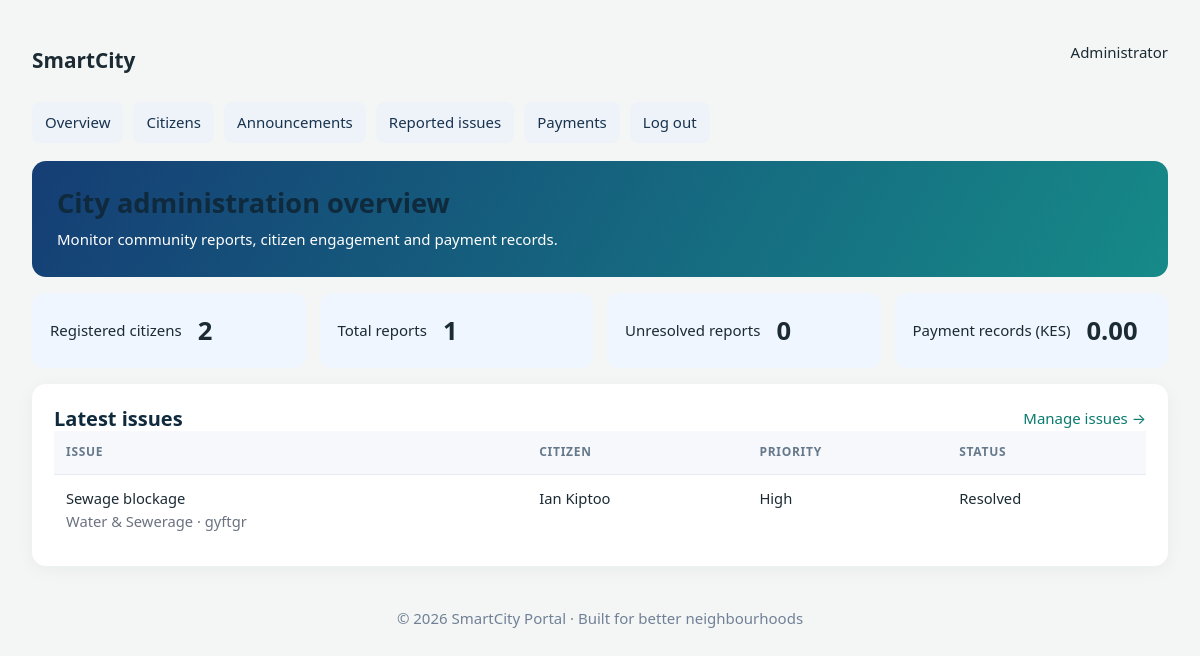
Screenshot of /admin (signed in) with the database file from the repository.
### tables this page shows
CREATE TABLE issues (
      id INTEGER PRIMARY KEY AUTOINCREMENT, citizen_id INTEGER NOT NULL, title TEXT NOT NULL,
      category TEXT NOT NULL, priority TEXT NOT NULL, location TEXT NOT NULL, description TEXT NOT NULL,
      status TEXT NOT NULL DEFAULT 'Received', created_at TEXT NOT NULL DEFAULT CURRENT_TIMESTAMP,
      FOREIGN KEY(citizen_id) REFERENCES citizens(id)
    );

CREATE TABLE citizens (
      id INTEGER PRIMARY KEY AUTOINCREMENT, first_name TEXT NOT NULL, last_name TEXT NOT NULL,
      email TEXT NOT NULL UNIQUE, phone TEXT NOT NULL, national_id TEXT NOT NULL,
      ward TEXT NOT NULL, password_hash TEXT NOT NULL, points INTEGER NOT NULL DEFAULT 0,
      created_at TEXT NOT NULL DEFAULT CURRENT_TIMESTAMP
    );

### app.py (the view)
@app.route("/admin")
@admin_required
def admin_dashboard():
    conn=db()
    stats={"citizens":conn.execute("SELECT COUNT(*) FROM citizens").fetchone()[0],
           "issues":conn.execute("SELECT COUNT(*) FROM issues").fetchone()[0],
           "open_issues":conn.execute("SELECT COUNT(*) FROM issues WHERE status!='Resolved'").fetchone()[0],
           "payments":conn.execute("SELECT COALESCE(SUM(amount),0) FROM payments").fetchone()[0]}
    issues=conn.execute("SELECT i.*,c.first_name,c.last_name FROM issues i JOIN citizens c ON c.id=i.citizen_id ORDER BY i.id DESC LIMIT 6").fetchall()
    return render_template("admin_dashboard.html",stats=stats,issues=issues)

### app.py (called while the page is built)
def db():
    if "db" not in g:
        g.db = sqlite3.connect(app.config["DATABASE"])
        g.db.row_factory = sqlite3.Row
        g.db.execute("PRAGMA foreign_keys = ON")
    return g.db

def admin_required(fn):
    @wraps(fn)
    def wrapper(*args, **kwargs):
        if session.get("admin_id") is None:
            flash("Please sign in as an administrator.", "error")
            return redirect(url_for("admin_login"))
        return fn(*args, **kwargs)
    return wrapper

@app.context_processor
def shared_context():
    return {"current_citizen": current_citizen() if session.get("citizen_id") else None,
            "is_admin": bool(session.get("admin_id"))}

### templates/admin_dashboard.html
{% extends "base.html" %}{% block title %}Admin overview &middot; SmartCity{% endblock %}{% block content %}
<div class="hero-mini">
 <h1>
  City administration overview
 </h1>
 <p>
  Monitor community reports, citizen engagement and payment records.
 </p>
</div>
<div class="cards" style="margin-top:16px">
 <div class="stat">
  <span>
   Registered citizens
  </span>
  <strong>
   {{stats.citizens}}
  </strong>
 </div>
 <div class="stat">
  <span>
   Total reports
  </span>
  <strong>
   {{stats.issues}}
  </strong>
 </div>
 <div class="stat">
  <span>
   Unresolved reports
  </span>
  <strong>
   {{stats.open_issues}}
  </strong>
 </div>
 <div class="stat">
  <span>
   Payment records (KES)
  </span>
  <strong>
   {{'%.2f'|format(stats.payments)}}
  </strong>
 </div>
</div>
<div class="panel">
 <div class="topline">
  <h2>
   Latest issues
  </h2>
  <a href="{{url_for('admin_issues')}}">
   Manage issues &rarr;
  </a>
 </div>
 <div class="table-wrap">
  <table>
   <tr>
    <th>
     Issue
    </th>
    <th>
     Citizen
    </th>
    <th>
     Priority
    </th>
    <th>
     Status
    </th>
   </tr>
   {% for i in issues %}
   <tr>
    <td>
     {{i.title}}
     <br/>
     <span class="muted">
      {{i.category}} &middot; {{i.location}}
     </span>
    </td>
    <td>
     {{i.first_name}} {{i.last_name}}
    </td>
    <td>
     {{i.priority}}
    </td>
    <td>
     {{i.status}}
    </td>
   </tr>
   {% else %}
   <tr>
    <td colspan="4">
     No issues have been submitted yet.
    </td>
   </tr>
   {% endfor %}
  </table>
 </div>
</div>
{% endblock %}

### static/css/style.css (style rules this page uses)
:root { --navy: #0f2a3d; --navy-2: #173a52; --teal: #0e9f8e; --teal-dark: #0a7c6f; --teal-soft: #d9f3ef; --amber: #f5a623; --amber-soft: #fff1d6; --bg: #f3f6f4; --card: #ffffff; --ink: #1b2a33; --muted: #66798a; --line: #e1e8eb; --red: #d64545; --red-soft: #fde4e4; --green: #2f9e63; --green-soft: #def5e8; --blue: #2f7fd1; --blue-soft: #dfecfb; --radius: 14px; --shadow: 0 1px 2px rgba(15, 42, 61, .06), 0 6px 20px rgba(15, 42, 61, .06); --font: "Segoe UI", system-ui, -apple-system, "Helvetica Neue", Arial, sans-serif; }
* { box-sizing: border-box; margin: 0; padding: 0; }
html { scroll-behavior: smooth; }
body { font-family: var(--font); background: var(--bg); color: var(--ink); line-height: 1.55; font-size: 15px; }
a { color: var(--teal-dark); text-decoration: none; }
h1, h2, h3, h4 { line-height: 1.25; color: var(--navy); }
h1 { font-size: 1.7rem; }
h2 { font-size: 1.25rem; }
p.muted, .muted { color: var(--muted); }
.stat { display: flex; gap: 1rem; align-items: center; }
.table-wrap { overflow-x: auto; }
table { width: 100%; border-collapse: collapse; font-size: .92rem; }
th { text-align: left; font-size: .75rem; text-transform: uppercase; letter-spacing: .06em; color: var(--muted); padding: .7rem .8rem; border-bottom: 2px solid var(--line); white-space: nowrap; }
td { padding: .8rem; border-bottom: 1px solid var(--line); vertical-align: middle; }
tr:last-child td { border-bottom: 0; }

### templates/base.html (style rules this page uses)
.panel { background:#fff;border-radius:14px;padding:22px;margin:16px 0;box-shadow:0 4px 18px #12223a0c }
.panel h2 { margin-top:0 }
.cards { display:grid;grid-template-columns:repeat(auto-fit,minmax(170px,1fr));gap:14px }
.stat { padding:18px;border-radius:12px;background:#f0f6ff }
.stat strong { font-size:1.6rem;display:block }
.table-wrap { overflow:auto }
table { width:100%;border-collapse:collapse }
th,td { text-align:left;padding:12px;border-bottom:1px solid #e7ebf0;vertical-align:top }
th { background:#f6f8fb }
.muted { color:#6b7280 }
.topline { display:flex;align-items:center;justify-content:space-between;gap:15px;flex-wrap:wrap }
.hero-mini { padding:25px;border-radius:14px;background:linear-gradient(120deg,#153e75,#168a88);color:white }
.hero-mini h1 { margin:0 0 8px }

### rows the page displays
issues: title "Sewage blockage", category "Water & Sewerage", location "gyftgr", first_name "Ian", last_name "Kiptoo", priority "High", status "Resolved"

### other values shown
{{ stats.citizens }} "2"
{{ stats.issues }} "1"
{{ stats.open_issues }} "0"
{{ '%.2f'|format(stats.payments) }} "0.00"
